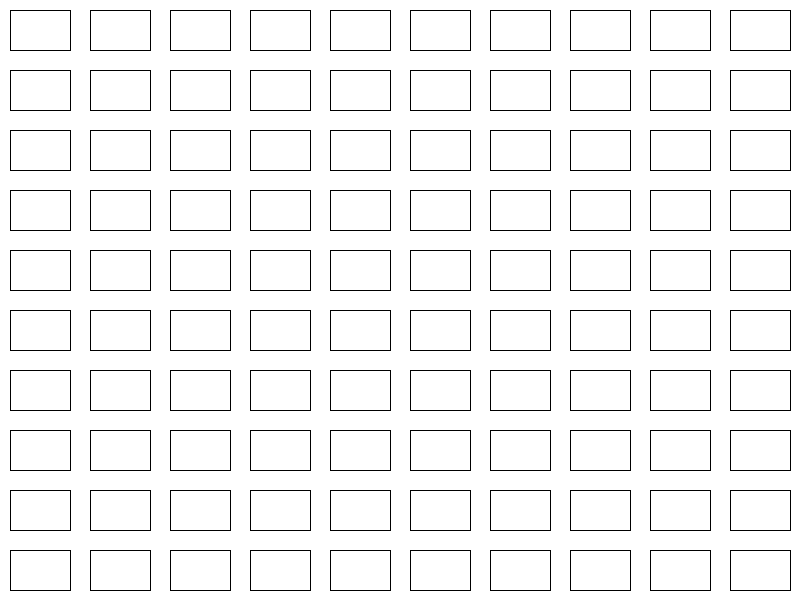
Frame 1 (no input)
Frame 2 (the mouse pressed at the canvas centre, redrawn once): identical to frame 1, image omitted

The Processing sketch that drew this single still picture (run headless with seeded random() and noise(); the mouse was pressed at the canvas centre and the sketch redrawn once):

// Processing sketch: TheWrongWayToDrawAGrid3
// ── TheWrongWayToDrawAGrid3.pde
int scaleX = 80;
int scaleY = 60;
int cols = 0;
int rows = 0;
int padX = 10;
int padY = 10;

void setup() {
  size(800, 600);
  smooth();
  noLoop();
  cols = width / scaleX;
  rows = height / scaleY;
}

void draw() {
  background(255);
  strokeWeight(1);
  stroke(0);
  fill(255);
  stroke(0);

  for (int i = 0; i < cols; i++) {
    for (int j = 0; j < rows; j++) {
      int x = i*scaleX;
      int y = j*scaleY;
      rect(x+padX, y + padY, scaleX - 2*padX, scaleY - 2*padY); 
    }
  }
}
